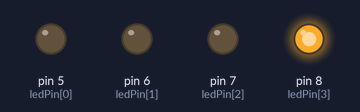
Recording of a sketch running on a simulated Arduino Uno, built with avr-gcc and run on an emulated ATmega328P. Shown: output pins drawn as LEDs (lit = HIGH).

Above: at 0.5 s.
At 4.5 s:
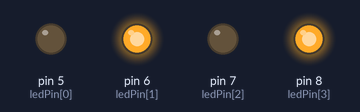
At 6.5 s:
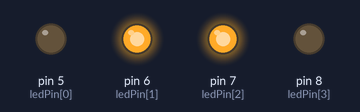
At 7.5 s:
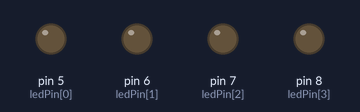
At 10.5 s:
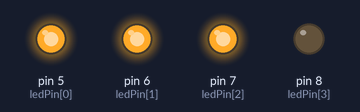
At 14.5 s:
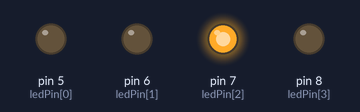
Timing chart, 0 to 15.6 s (numbered marks = the images above):
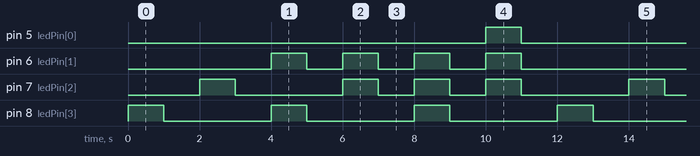

Measured:
- by itself, pin 5 (ledPin[0]): alternates HIGH for 1.0 s and LOW for 11.0 s
- by itself, pin 6 (ledPin[1]): repeats every 12.0 s: 3 × (LOW 1.0 s, HIGH 1.0 s), LOW 5.0 s, HIGH 1.0 s
- by itself, pin 7 (ledPin[2]): repeats every 12.0 s: LOW 3.0 s, 2 × (HIGH 1.0 s, LOW 1.0 s), HIGH 1.0 s, LOW 3.0 s, HIGH 1.0 s
- by itself, pin 8 (ledPin[3]): alternates HIGH for 1.0 s and LOW for 3.0 s

The sketch:

_4.1_Dau_Led.ino
```cpp
/******************************************************************
 **                                                              **
 **                       DAU DE LEDS                            **
 **                                                              **
 **                                                              **
 ******************************************************************/

//***************  INCLUDES   **************************************


//***************  VARIABLES  **************************************
int i,b,j;
int num = 4;
int ledPin[]={5,6,7,8};
int cicle =6;

//***************  SETUP   ****************************************
void setup() {

}

//*************    LOOP   ******************************************
void loop() {
for (i = 0; i<num; i++){
  pinMode(ledPin[i],OUTPUT);
}

for(i = 0; i<cicle; i++){
b = i+1;
j = b-i;
  switch (i){

  case 1:
  {
  digitalWrite(ledPin[b], HIGH);
  delay (1000);
  digitalWrite(ledPin[b],LOW);
  delay (1000);}
  break;
  case 2:
  {
  digitalWrite(ledPin[j], HIGH);
  digitalWrite(ledPin[num-j], HIGH);
  delay (1000);
  digitalWrite(ledPin[j],LOW);
  digitalWrite(ledPin[num-j],LOW);
  delay (1000);
  break;
  }
   case 3:
  {
  digitalWrite(ledPin[i-j], HIGH);
  digitalWrite(ledPin[j], HIGH);
  delay (1000);
  digitalWrite(ledPin[i-j],LOW);
  digitalWrite(ledPin[j],LOW);
  delay (1000);
  break;
  }
   case 4:
  {
  digitalWrite(ledPin[num-j], HIGH);
  digitalWrite(ledPin[2*j], HIGH);
  digitalWrite(ledPin[j], HIGH);
  delay (1000);
  digitalWrite(ledPin[num-j],LOW);
  digitalWrite(ledPin[2*j],LOW);
  digitalWrite(ledPin[j],LOW);
  delay (1000);
  break;
  }
    case 5:
  { j = b-i;
   digitalWrite(ledPin[j], HIGH);
  digitalWrite(ledPin[2*j], HIGH);
  digitalWrite(ledPin[0], HIGH);

  delay (1000);
   digitalWrite(ledPin[j], LOW);
  digitalWrite(ledPin[2*j], LOW);
  digitalWrite(ledPin[0], LOW);
  delay (1000);
  break;
  }
default:{
  digitalWrite(ledPin[(num-b)], HIGH);

  delay (1000);
  digitalWrite(ledPin[num-b],LOW);
  delay (1000);
  break;

}

  }}
}
```
